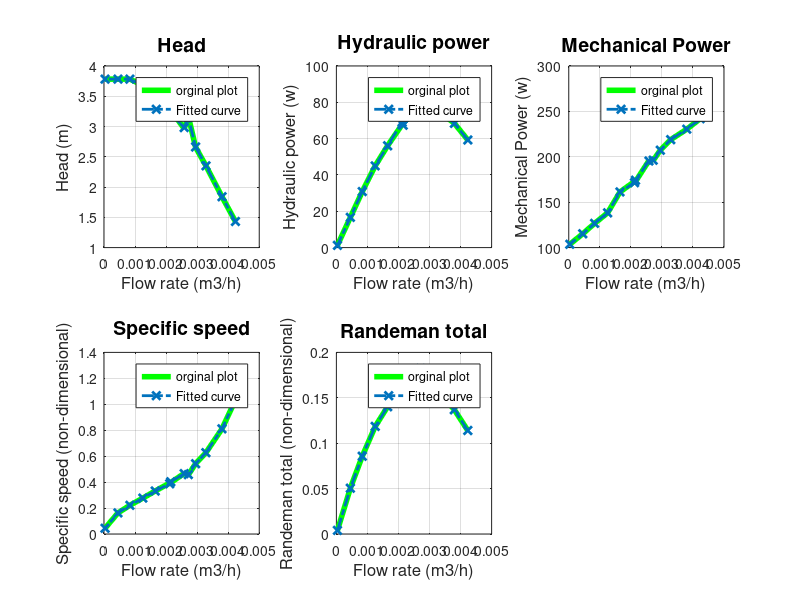

Reproduce this figure in MATLAB.
% Hamid Reza Hatami 40226045 - Mohammad Reza Hozouri 40226048
format long
Torque_si = [2.1,2,1.9,1.8,1.7,1.7,1.5,1.5,1.4,1.2,1.1,1,0.9];
Flow_rate = [254,228,197,177,163,155,129,127,99,75,50,27,2];
Flow_rate_si = Flow_rate / 60000;
Suction_pressure_bar = [-0.08,-0.07,-0.05,-0.05,-0.06,-0.04,-0.03,-0.03,-0.02,-0.02,-0.02,-0.01,-0.01];
Suction_pressure_si = Suction_pressure_bar * (10^5);
Discharge_pressure_bar = [0.06,0.11,0.18,0.21,0.25,0.25,0.29,0.29,0.32,0.34,0.35,0.36,0.36];
Discharge_pressure_si = Discharge_pressure_bar * (10^5);
Motor_power_kw = [0.52,0.5,0.48,0.47,0.46,0.45,0.42,0.42,0.4,0.38,0.36,0.33,0.31];
Motor_power_si = Motor_power_kw * 1000;
W_rpm=1100;
W_rad_s= W_rpm * 2 * pi / 60;
rho_water_si=997.047;
Gravity_si = 9.81;
Head = zeros(1,13);
Hydraulic_power = zeros(1,13);
Mechanical_Power = zeros(1,13);
Specific_speed = zeros(1,13);
Randeman_total = zeros(1,13);

for i = 1:13
    Head(i)= (Discharge_pressure_si(i)-Suction_pressure_si(i))/(rho_water_si * Gravity_si) ;
end

for i= 1:13
    Hydraulic_power(i) = rho_water_si * Gravity_si * Flow_rate_si(i) * Head(i) ;
end

for i = 1:13
    Mechanical_Power(i)= Torque_si(i) * W_rad_s ;
end

for i= 1:13
    Specific_speed(i) = (Flow_rate_si(i)^(0.5) * W_rad_s) / ((Head(i)*(Gravity_si))^(3/4)) ;
end

for i= 1:13
    Randeman_total(i) = Hydraulic_power(i) / Motor_power_si(i) ;
end

Function_Head = polyfit(Flow_rate_si,Head,11);
Function_Hydraulic_power = polyfit(Flow_rate_si,Hydraulic_power,11);
Function_Mechanical_Power = polyfit(Flow_rate_si,Mechanical_Power,11);
Function_Specific_speed = polyfit(Flow_rate_si,Specific_speed,11);
Function_Randeman_total = polyfit(Flow_rate_si,Randeman_total,11);

poly_val_Head = polyval(Function_Head,Flow_rate_si);
poly_val_Hydraulic_power = polyval(Function_Hydraulic_power,Flow_rate_si);
poly_val_Mechanical_Power = polyval(Function_Mechanical_Power,Flow_rate_si);
poly_val_Specific_speed = polyval(Function_Specific_speed,Flow_rate_si);
poly_val_Randeman_total = polyval(Function_Randeman_total,Flow_rate_si);

subplot(2,3,1);
plot(Flow_rate_si,Head,'g','LineWidth',4);
hold on
plot(Flow_rate_si,poly_val_Head,'-.x','LineWidth',2);
legend('orginal plot','Fitted curve')
title('Head','FontSize',14)
xlabel('Flow rate (m3/h)','FontSize',12)
ylabel('Head (m)','FontSize',12)
grid on

subplot(2,3,2);
plot(Flow_rate_si,Hydraulic_power,'g','LineWidth',4);
hold on
plot(Flow_rate_si,poly_val_Hydraulic_power,'-.x','LineWidth',2);
legend('orginal plot','Fitted curve')
title('Hydraulic power','FontSize',14)
xlabel('Flow rate (m3/h)','FontSize',12)
ylabel('Hydraulic power (w)','FontSize',12)
grid on

subplot(2,3,3);
plot(Flow_rate_si,Mechanical_Power,'g','LineWidth',4);
hold on
plot(Flow_rate_si,poly_val_Mechanical_Power,'-.x','LineWidth',2);
legend('orginal plot','Fitted curve')
title('Mechanical Power','FontSize',14)
xlabel('Flow rate (m3/h)','FontSize',12)
ylabel('Mechanical Power (w)','FontSize',12)
grid on

subplot(2,3,4);
plot(Flow_rate_si,Specific_speed,'g','LineWidth',4);
hold on
plot(Flow_rate_si,poly_val_Specific_speed,'-.x','LineWidth',2);
legend('orginal plot','Fitted curve')
title('Specific speed','FontSize',14)
xlabel('Flow rate (m3/h)','FontSize',12)
ylabel('Specific speed (non-dimensional)','FontSize',12)
grid on

subplot(2,3,5);
plot(Flow_rate_si,Randeman_total,'g','LineWidth',4);
hold on
plot(Flow_rate_si,poly_val_Randeman_total,'-.x','LineWidth',2);
legend('orginal plot','Fitted curve')
title('Randeman total','FontSize',14)
xlabel('Flow rate (m3/h)','FontSize',12)
ylabel('Randeman total (non-dimensional)','FontSize',12)
grid on

x_name = ["x^11","x^10","x^9","x^8","x^7","x^6","x^5","x^4","x^3","x^2","x^1","x^0"];
disp("Function_Head = ")
for i= 1:12
    if Function_Head(i)>0
    fprintf(' +%f * %s ',Function_Head(i),x_name(i));
    else
    fprintf(' -%f * %s ',-Function_Head(i),x_name(i));
    end
end
fprintf('\n');
disp("Function_Hydraulic_power =")
for i= 1:12
    if Function_Hydraulic_power(i)>0
    fprintf(' +%f * %s ',Function_Hydraulic_power(i),x_name(i));
    else
    fprintf(' -%f * %s ',-Function_Hydraulic_power(i),x_name(i));
    end
end
fprintf('\n');
disp("Function_Mechanical_Power = ")
for i= 1:12
    if Function_Mechanical_Power(i)>0
    fprintf(' +%f * %s ',Function_Mechanical_Power(i),x_name(i));
    else
    fprintf(' -%f * %s ',Function_Mechanical_Power(i),x_name(i));
    end
end
fprintf('\n');
disp("Function_Specific_speed =")
for i= 1:12
    if Function_Head(i)>0
    fprintf(' +%f * %s ',Function_Specific_speed(i),x_name(i));
    else
    fprintf(' -%f * %s ',-Function_Specific_speed(i),x_name(i));
    end
end
fprintf('\n');
disp("Function_Randeman_total =")
for i= 1:12
    if Function_Head(i)>0
    fprintf(' +%f * %s ',Function_Randeman_total(i),x_name(i));
    else
    fprintf(' -%f * %s ',-Function_Randeman_total(i),x_name(i));
    end
end